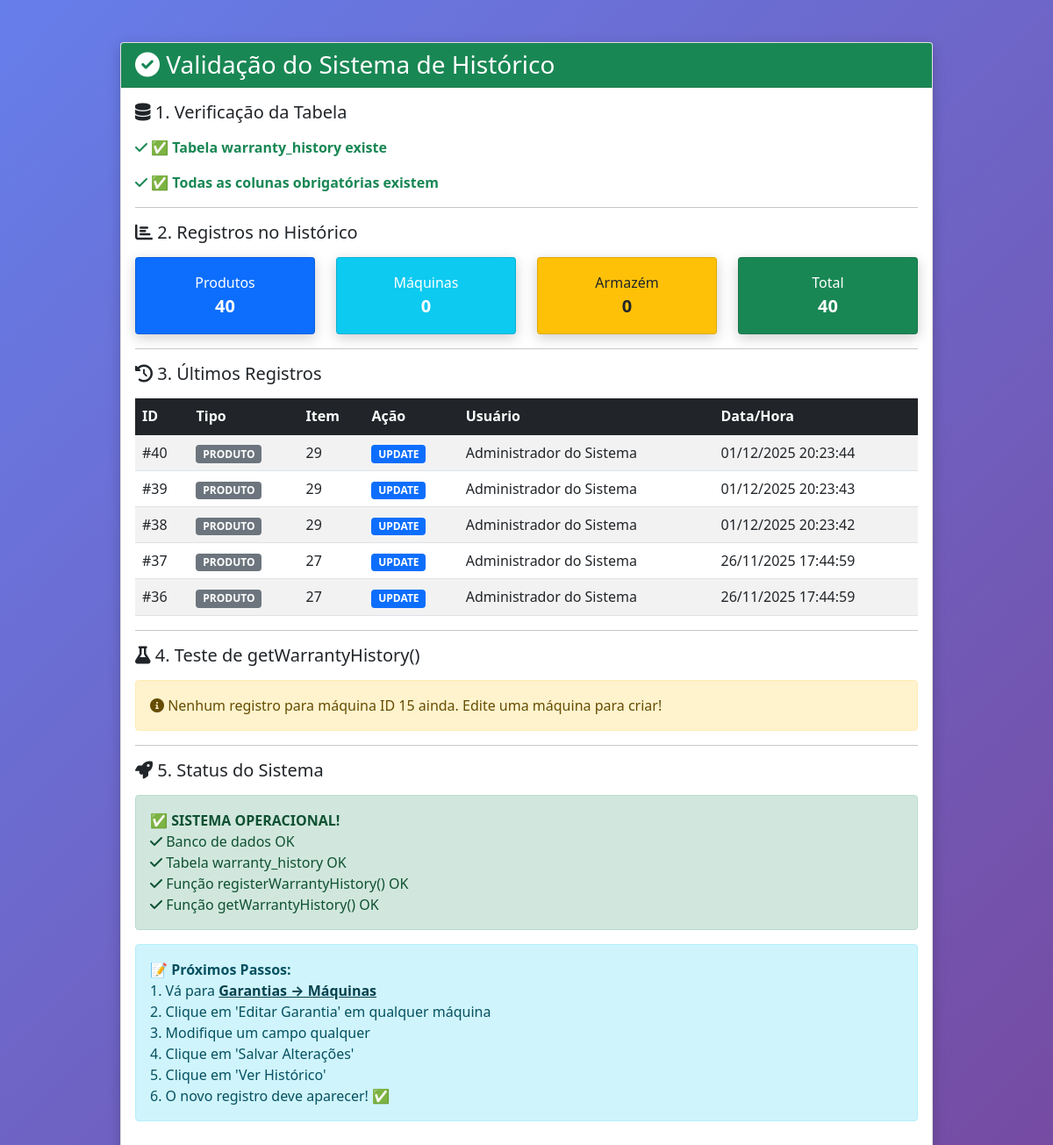
Before: /dev/debug/validate_warranty_system.php (signed in) with the older database file.
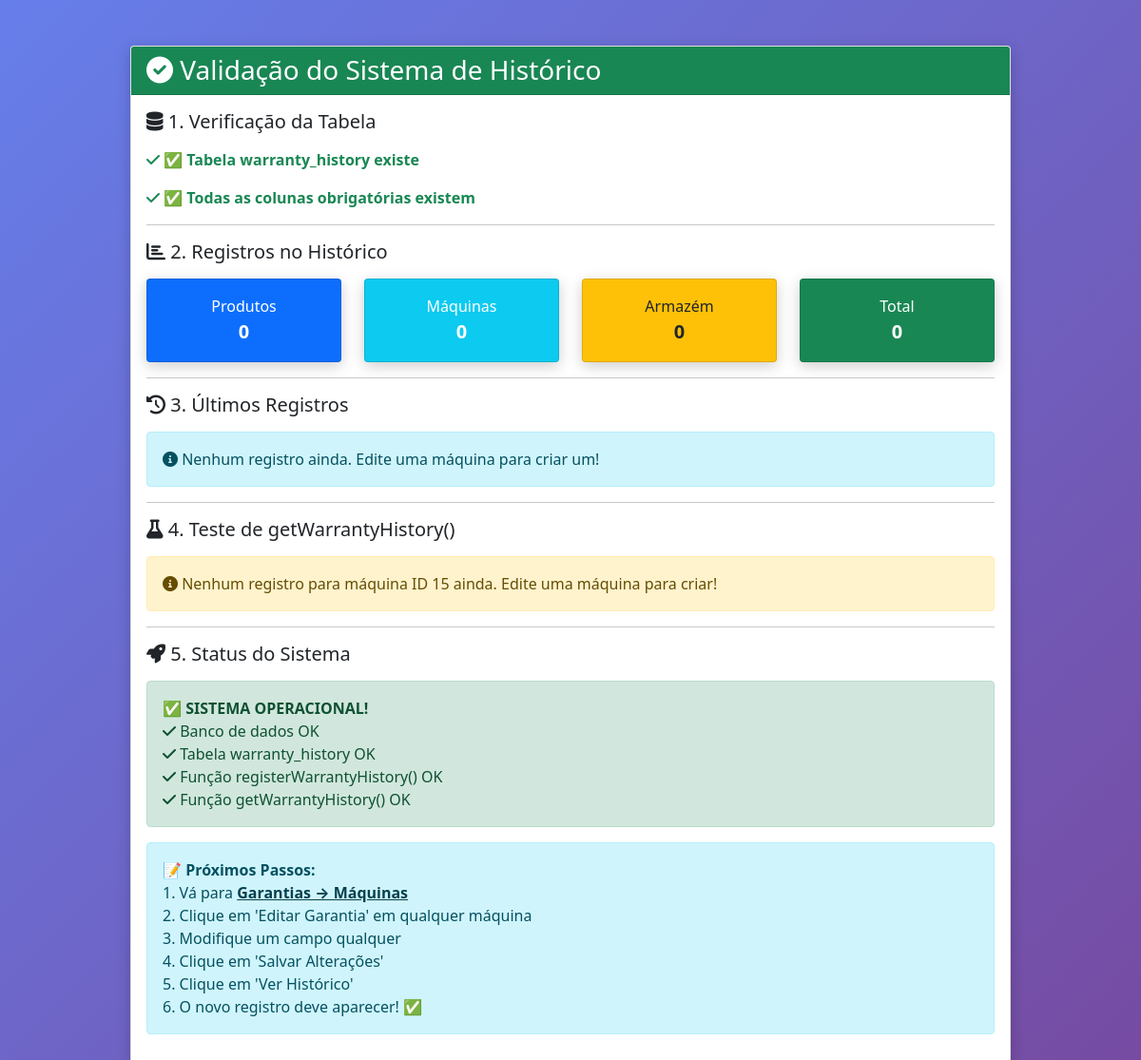
After: the same page with the newer database file.
### tables this page shows
CREATE TABLE IF NOT EXISTS `warranty_history` (
  `id` int(11) NOT NULL AUTO_INCREMENT,
  `product_id` int(11) DEFAULT NULL COMMENT 'ID do produto',
  `machine_id` int(11) DEFAULT NULL COMMENT 'ID da máquina',
  `warehouse_id` int(11) DEFAULT NULL COMMENT 'ID do item de armazém',
  `user_id` int(11) NOT NULL COMMENT 'ID do usuário que fez a alteração',
  `action_type` enum('CREATE','UPDATE','DELETE','CLAIM') NOT NULL DEFAULT 'UPDATE' COMMENT 'Tipo de ação realizada',
  `old_values` longtext DEFAULT NULL COMMENT 'Valores anteriores em formato JSON' CHECK (json_valid(`old_values`)),
  `new_values` longtext DEFAULT NULL COMMENT 'Novos valores em formato JSON' CHECK (json_valid(`new_values`)),
  `change_description` varchar(500) DEFAULT NULL COMMENT 'Descrição da alteração (motivo)',
  `created_at` timestamp NOT NULL DEFAULT current_timestamp() COMMENT 'Data e hora da alteração',
  PRIMARY KEY (`id`),
  KEY `idx_product_id` (`product_id`),
  KEY `idx_user_id` (`user_id`),
  KEY `idx_action_type` (`action_type`),
  KEY `idx_created_at` (`created_at`),
  KEY `idx_product_date` (`product_id`,`created_at`),
  KEY `idx_action_type_date` (`action_type`,`created_at`),
  KEY `idx_machine_id` (`machine_id`),
  KEY `idx_machine_date` (`machine_id`,`created_at`),
  KEY `idx_warehouse_id` (`warehouse_id`),
  KEY `idx_warehouse_date` (`warehouse_id`,`created_at`)
);

### dev/debug/validate_warranty_system.php (the view, shortened to what this page needs)
<?php
try {
    $pdo = getConnection();
    echo "<!DOCTYPE html>
    <html>
    <head>
        <meta charset='UTF-8'>
        <title>Validação do Sistema de Histórico</title>
        <link href='https://cdn.jsdelivr.net/npm/bootstrap@5.1.3/dist/css/bootstrap.min.css' rel='stylesheet'>
        <link rel='stylesheet' href='https://cdnjs.cloudflare.com/ajax/libs/font-awesome/6.0.0/css/all.min.css'>
        <style>
            body { background: linear-gradient(135deg, #667eea 0%, #764ba2 100%); min-height: 100vh; }
            .card { box-shadow: 0 4px 15px rgba(0,0,0,0.2); }
            .success { color: #198754; }
            .error { color: #dc3545; }
            .badge-count { font-size: 20px; font-weight: bold; }
        </style>
    </head>
    <body>
        <div class='container mt-5'>
            <div class='row justify-content-center'>
                <div class='col-lg-10'>
                    <div class='card'>
                        <div class='card-header bg-success text-white'>
                            <h3 class='mb-0'><i class='fas fa-check-circle'></i> Validação do Sistema de Histórico</h3>
                        </div>
                        <div class='card-body'>";
    echo "<h5 class='mb-3'><i class='fas fa-database'></i> 1. Verificação da Tabela</h5>";
    try {
        $stmt = $pdo->query("SHOW TABLES LIKE 'warranty_history'");
        $table_exists = $stmt->fetch();
        if ($table_exists) {
            echo "<p class='success'><i class='fas fa-check'></i> <strong>✅ Tabela warranty_history existe</strong></p>";
            $missing = [];
            if (empty($missing)) {
                echo "<p class='success'><i class='fas fa-check'></i> <strong>✅ Todas as colunas obrigatórias existem</strong></p>";
            } else {
                echo "<p class='error'><i class='fas fa-times'></i> <strong>❌ Colunas faltando:</strong> " . implode(', ', $missing) . "</p>";
            }
        } else {
            echo "<p class='error'><i class='fas fa-times'></i> <strong>❌ Tabela não existe!</strong></p>";
        }
    } catch (Exception $e) {
        echo "<p class='error'><i class='fas fa-times'></i> <strong>❌ Erro:</strong> " . $e->getMessage() . "</p>";
    }
    echo "<hr>";
    echo "<h5 class='mb-3'><i class='fas fa-bar-chart'></i> 2. Registros no Histórico</h5>";
    try {
        $stmt = $pdo->query("
            SELECT
                SUM(CASE WHEN product_id IS NOT NULL THEN 1 ELSE 0 END) as produtos,
                SUM(CASE WHEN machine_id IS NOT NULL THEN 1 ELSE 0 END) as maquinas,
                SUM(CASE WHEN warehouse_id IS NOT NULL THEN 1 ELSE 0 END) as armazem,
                COUNT(*) as total
            FROM warranty_history
        ");
        $counts = $stmt->fetch(PDO::FETCH_ASSOC);
        echo "<div class='row text-center'>";
        echo "<div class='col-md-3'>";
        echo "  <div class='card bg-primary text-white'>";
        echo "    <div class='card-body'>";
        echo "      <p class='mb-0'>Produtos</p>";
        echo "      <div class='badge-count'>" . ($counts['produtos'] ?? 0) . "</div>";
        echo "    </div>";
        echo "  </div>";
        echo "</div>";
        echo "<div class='col-md-3'>";
        echo "  <div class='card bg-info text-white'>";
        echo "    <div class='card-body'>";
        echo "      <p class='mb-0'>Máquinas</p>";
        echo "      <div class='badge-count'>" . ($counts['maquinas'] ?? 0) . "</div>";
        echo "    </div>";
        echo "  </div>";
        echo "</div>";
        echo "<div class='col-md-3'>";
        echo "  <div class='card bg-warning text-dark'>";
        echo "    <div class='card-body'>";
        echo "      <p class='mb-0'>Armazém</p>";
        echo "      <div class='badge-count'>" . ($counts['armazem'] ?? 0) . "</div>";
        echo "    </div>";
        echo "  </div>";
        echo "</div>";
        echo "<div class='col-md-3'>";
        echo "  <div class='card bg-success text-white'>";
        echo "    <div class='card-body'>";
        echo "      <p class='mb-0'>Total</p>";
        echo "      <div class='badge-count'>" . ($counts['total'] ?? 0) . "</div>";
        echo "    </div>";
        echo "  </div>";
        echo "</div>";
        echo "</div>";
    } catch (Exception $e) {
        echo "<p class='error'><i class='fas fa-times'></i> <strong>❌ Erro:</strong> " . $e->getMessage() . "</p>";
    }
    echo "<hr>";
    echo "<h5 class='mb-3'><i class='fas fa-history'></i> 3. Últimos Registros</h5>";
    try {
        $stmt = $pdo->query("
            SELECT
                h.id,
                CASE
                    WHEN h.product_id IS NOT NULL THEN 'PRODUTO'
                    WHEN h.machine_id IS NOT NULL THEN 'MÁQUINA'
                    WHEN h.warehouse_id IS NOT NULL THEN 'ARMAZÉM'
                END as tipo,
                COALESCE(h.product_id, h.machine_id, h.warehouse_id) as item_id,
                h.action_type,
                h.created_at,
                COALESCE(u.full_name, u.username, 'Sistema') as user_name
            FROM warranty_history h
            LEFT JOIN users u ON h.user_id = u.id
            ORDER BY h.created_at DESC
            LIMIT 5
        ");
        $records = $stmt->fetchAll(PDO::FETCH_ASSOC);
        if (empty($records)) {
            echo "<p class='alert alert-info'><i class='fas fa-info-circle'></i> Nenhum registro ainda. Edite uma máquina para criar um!</p>";
        } else {
            echo "<table class='table table-striped table-hover'>";
            echo "<thead class='table-dark'>";
            echo "<tr><th>ID</th><th>Tipo</th><th>Item</th><th>Ação</th><th>Usuário</th><th>Data/Hora</th></tr>";
            echo "</thead>";
            echo "<tbody>";
            foreach ($records as $r) {
                echo "<tr>";
                echo "<td>#" . $r['id'] . "</td>";
                echo "<td><span class='badge bg-secondary'>" . $r['tipo'] . "</span></td>";
                echo "<td>" . $r['item_id'] . "</td>";
                echo "<td><span class='badge bg-primary'>" . $r['action_type'] . "</span></td>";
                echo "<td>" . $r['user_name'] . "</td>";
                echo "<td>" . date('d/m/Y H:i:s', strtotime($r['created_at'])) . "</td>";
                echo "</tr>";
            }
            echo "</tbody>";
            echo "</table>";
        }
    } catch (Exception $e) {
        echo "<p class='error'><i class='fas fa-times'></i> <strong>❌ Erro:</strong> " . $e->getMessage() . "</p>";
    }
    echo "<hr>";
    echo "<h5 class='mb-3'><i class='fas fa-flask'></i> 4. Teste de getWarrantyHistory()</h5>";
    try {
        $history = getWarrantyHistory($pdo, 15, 5, 'machine');
        if (!empty($history)) {
            echo "<p class='success'><i class='fas fa-check'></i> <strong>✅ Função retornou " . count($history) . " registros para máquina ID 15</strong></p>";
            echo "<div class='alert alert-success'>";
            echo "<strong>Últimos registros:</strong><br>";
            foreach (array_slice($history, 0, 3) as $h) {
                echo "• Ação: " . $h['action'] . " | Data: " . date('d/m/Y H:i', strtotime($h['created_at'])) . "<br>";
            }
            echo "</div>";
        } else {
            echo "<p class='alert alert-warning'><i class='fas fa-info-circle'></i> Nenhum registro para máquina ID 15 ainda. Edite uma máquina para criar!</p>";
        }
    } catch (Exception $e) {
        echo "<p class='error'><i class='fas fa-times'></i> <strong>❌ Erro:</strong> " . $e->getMessage() . "</p>";
    }
    echo "<hr>";
    echo "<h5 class='mb-3'><i class='fas fa-rocket'></i> 5. Status do Sistema</h5>";
    echo "<div class='alert alert-success'>";
    echo "<strong>✅ SISTEMA OPERACIONAL!</strong><br>";
    echo "<i class='fas fa-check'></i> Banco de dados OK<br>";
    echo "<i class='fas fa-check'></i> Tabela warranty_history OK<br>";
    echo "<i class='fas fa-check'></i> Função registerWarrantyHistory() OK<br>";
    echo "<i class='fas fa-check'></i> Função getWarrantyHistory() OK<br>";
    echo "</div>";
    echo "<div class='alert alert-info'>";
    echo "<strong>📝 Próximos Passos:</strong><br>";
    echo "1. Vá para <a href='warranties.php?tab=machines' class='alert-link'>Garantias → Máquinas</a><br>";
    echo "2. Clique em 'Editar Garantia' em qualquer máquina<br>";
    echo "3. Modifique um campo qualquer<br>";
    echo "4. Clique em 'Salvar Alterações'<br>";
    echo "5. Clique em 'Ver Histórico'<br>";
    echo "6. O novo registro deve aparecer! ✅<br>";
    echo "</div>";
    echo "                        </div>
                    </div>
                </div>
            </div>
        </div>
    </body>
    </html>";
} catch (Exception $e) {
    echo "❌ Erro: " . $e->getMessage();
}
?>

### dev/debug/validate_warranty_system.php (style rules this page uses)
body { background: linear-gradient(135deg, #667eea 0%, #764ba2 100%); min-height: 100vh; }
.card { box-shadow: 0 4px 15px rgba(0,0,0,0.2); }
.success { color: #198754; }
.badge-count { font-size: 20px; font-weight: bold; }

Changed rows visible on the page:
removed warranty_history: id "40", tipo "PRODUTO", item_id "29", action_type "UPDATE", user_name "Administrador do Sistema", created_at "01/12/2025 20:23:44"
removed warranty_history: id "39", tipo "PRODUTO", item_id "29", action_type "UPDATE", user_name "Administrador do Sistema", created_at "01/12/2025 20:23:43"
removed warranty_history: id "38", tipo "PRODUTO", item_id "29", action_type "UPDATE", user_name "Administrador do Sistema", created_at "01/12/2025 20:23:42"
removed warranty_history: id "37", tipo "PRODUTO", item_id "27", action_type "UPDATE", user_name "Administrador do Sistema", created_at "26/11/2025 17:44:59"
removed warranty_history: id "36", tipo "PRODUTO", item_id "27", action_type "UPDATE", user_name "Administrador do Sistema", created_at "26/11/2025 17:44:59"
Other visible differences:
$counts['produtos']: "40" → "0"
$counts['total']: "40" → "0"
text no longer shown: "ID Tipo Item Ação Usuário Data/Hora"
text now shown: "Nenhum registro ainda. Edite uma máquina para criar um!"
